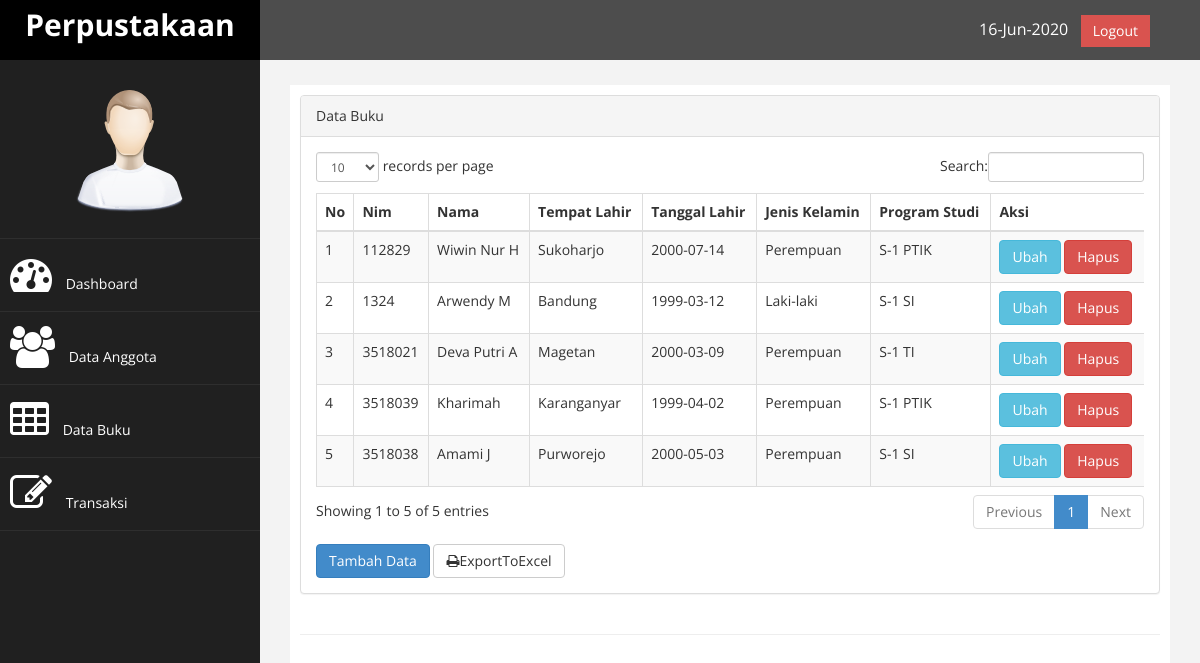
/index.php?page=anggota (signed in), run on the app's committed database.
### tables this page shows
CREATE TABLE `tb_anggota` (
  `nim` int(11) NOT NULL,
  `nama` varchar(200) NOT NULL,
  `tempat_lahir` varchar(100) NOT NULL,
  `tgl_lahir` date NOT NULL,
  `jk` enum('l','p') NOT NULL,
  `prodi` varchar(50) NOT NULL
);

### page/anggota/anggota.php (the view)
<div class="row">
                <div class="col-md-12">
                    <div class="panel panel-default">
                        <div class="panel-heading">
                             Data Buku
                        </div>
                        <div class="panel-body">
                            <div class="table-responsive">
                                <table class="table table-striped table-bordered table-hover" id="dataTables-example">
                                    <thead>
                                        <tr>
                                            <th>No</th>
                                            <th>Nim</th>
                                            <th>Nama</th>
                                            <th>Tempat Lahir</th>
                                            <th>Tanggal Lahir</th>
                                            <th>Jenis Kelamin</th>
											<th>Program Studi</th>
											<?php
											if (isset ($_SESSION['admin'])) { ?>
											<th>Aksi</th>
											<?php } ?>
                                        </tr>
                                    </thead>
                                    <tbody>
										<?php
											$no = 1;
											$sql = $koneksi->query("select * from tb_anggota");
											while ($data=$sql->fetch_assoc()) {
                                            $jk = ($data['jk'] == 'l')?"Laki-laki":"Perempuan";
										?>
										<tr>
                                            <td><?php echo $no++; ?></td>
                                            <td><?php echo $data['nim'];?></td>
											<td><?php echo $data['nama'];?></td>
											<td><?php echo $data['tempat_lahir'];?></td>
											<td><?php echo $data['tgl_lahir'];?></td>
											<td><?php echo $jk;?></td>
											<td><?php echo $data['prodi'];?></td>
											<?php
											if (isset ($_SESSION['admin'])) { ?>
											<td>
												<a href="?page=anggota&aksi=ubah&id=<?php echo $data['nim']; ?>" class="btn btn-info" >Ubah</a>
												<a onclick="return confirm('Hapus data ini?')"href="?page=anggota&aksi=hapus&id=<?php echo $data['nim']; ?>" class="btn btn-danger" >Hapus</a>
											</td>
											<?php } ?>
										</tr>
										<?php } ?>
									</tbody>
								</table>
								</div>
								<a href="?page=anggota&aksi=tambah" class="btn btn-primary" style="margin-top: 8px;">Tambah Data</a>
								<a href="./laporan/laporan_anggota_excel.php" target="blank" class="btn btn-default" style="margin-top: 8px"><i class="fa fa-print"></i>ExportToExcel</a>
								</div>
						</div>
					</div>
		</div>

### index.php (shortened to what this page needs)
<?php
	$koneksi = new mysqli ("localhost","root","","db_perpustakaan");
    if (isset($_SESSION['admin']) || isset ($_SESSION['user'])){
?>
<!DOCTYPE html>
<html xmlns="http://www.w3.org/1999/xhtml">
<head>
    <link href="assets/css/bootstrap.css" rel="stylesheet" />
    <link href="assets/css/font-awesome.css" rel="stylesheet" />
    <link href="assets/css/custom.css" rel="stylesheet" />
   <link href="assets/js/dataTables/dataTables.bootstrap.css" rel="stylesheet" />
</head>
<body>
    <div id="wrapper">
        <nav class="navbar navbar-default navbar-cls-top " role="navigation" style="margin-bottom: 0">
            <div class="navbar-header">
                <a class="navbar-brand" href="index.php">Perpustakaan</a>
            </div>
  <div style="color: white;
padding: 15px 50px 5px 50px;
float: right;
font-size: 16px;"> <?php echo date('d-M-Y'); ?> &nbsp; <a href="logout.php" class="btn btn-danger square-btn-adjust">Logout</a> </div>
        </nav>
                <nav class="navbar-default navbar-side" role="navigation">
            <div class="sidebar-collapse">
                <ul class="nav" id="main-menu">
				<li class="text-center">
                    <img src="assets/img/find_user.png" class="user-image img-responsive"/>
					</li>
                    <li>
                        <a  href="index.php"><i class="fa fa-dashboard fa-3x"></i> Dashboard</a>
                    </li>
					<li>
                        <a  href="?page=anggota"><i class="fa fa-users fa-3x"></i> Data Anggota</a>
                    </li>
					<li>
                        <a  href="?page=buku"><i class="fa fa-table fa-3x"></i> Data Buku</a>
                    </li>
					<li>
                        <a  href="?page=transaksi"><i class="fa fa-edit fa-3x"></i> Transaksi</a>
                    </li>
                </ul>
            </div>
        </nav>
        <div id="page-wrapper" >
            <div id="page-inner">
                <div class="row">
                    <div class="col-md-12">
						<?php
							@$page = $_GET['page'];
							@$aksi = $_GET['aksi'];
							if ($page == "buku") {
								if ($aksi == "") {
									include "page/buku/buku.php";
								}elseif ($aksi== "tambah") {
									include "page/buku/tambah.php";
								}elseif ($aksi== "ubah") {
									include "page/buku/ubah.php";
								}elseif ($aksi== "hapus") {
                                    include "page/buku/hapus.php";
                                }
							}elseif ($page == "anggota") {
								if ($aksi == "") {
									include "page/anggota/anggota.php";
								}elseif ($aksi == "tambah") {
                                    include "page/anggota/tambah.php";
                                }elseif ($aksi == "ubah") {
                                    include "page/anggota/ubah.php";
                                }elseif ($aksi == "hapus") {
                                    include "page/anggota/hapus.php";
                                }
							}elseif($page==""){
                                include "home.php";
                            }
						?>
                    </div>
                </div>
                 <hr />
    </div>
            </div>
        </div>
</body>
</html>
<?php
        }else{
            header("location:login.php");
        }
?>

### assets/css/custom.css (style rules this page uses)
body { font-family: 'Open Sans', sans-serif; }
#wrapper { width: 100%; background:#202020; }
#page-wrapper { padding: 15px 15px; min-height: 600px; background:#F3F3F3; }
#page-inner { width:100%; margin:10px 20px 10px 0px; background-color:#fff!important; padding:10px; min-height:1200px; }
.text-center { text-align:center; }
.square-btn-adjust { border: 0px solid transparent; -webkit-border-radius: 0px; -moz-border-radius: 0px; border-radius: 0px; }
.user-image { margin: 25px auto; -webkit-border-radius: 10px; -moz-border-radius: 10px; border-radius: 10px; max-height:170px; max-width:170px; }
.navbar-cls-top .navbar-brand { color: #fff; background: grey; width: 260px; text-align: center; height: 60px; font-size: 30px; font-weight: 700; }
.sidebar-collapse , .sidebar-collapse .nav { background:none; }
.sidebar-collapse .nav { padding:0; }
.sidebar-collapse .nav > li > a { color:#fff; background:#202020; text-shadow:none; }
.sidebar-collapse > .nav > li > a { padding:15px 10px; }
.sidebar-collapse > .nav > li { border-bottom: 1px solid rgba(107, 108, 109, 0.19); }
.navbar-side { border:none; background-color: #202020; }
.navbar-cls-top { background:#4D4D4D; border-bottom:none; }
.navbar-default { border:0px solid black; }
.navbar-header { background: blue; }
.nav > li > a > i { margin-right:10px; }
@media (min-width:768px) { #page-wrapper { margin: 0 0 0 260px; padding: 15px 30px; min-height: 1200px; } }
@media (min-width:768px) { .navbar-side { z-index: 1; position: absolute; width: 260px; } }
@media (min-width:768px) { .navbar { border-radius: 0px; } }

### data on the page
tb_anggota: nim "112829", nama "Wiwin Nur H", tempat_lahir "Sukoharjo", tgl_lahir "2000-07-14", jk "Perempuan", prodi "S-1 PTIK"
tb_anggota: nim "1324", nama "Arwendy M", tempat_lahir "Bandung", tgl_lahir "1999-03-12", jk "Laki-laki", prodi "S-1 SI"
tb_anggota: nim "3518021", nama "Deva Putri A", tempat_lahir "Magetan", tgl_lahir "2000-03-09", jk "Perempuan", prodi "S-1 TI"
tb_anggota: nim "3518039", nama "Kharimah", tempat_lahir "Karanganyar", tgl_lahir "1999-04-02", jk "Perempuan", prodi "S-1 PTIK"
tb_anggota: nim "3518038", nama "Amami J", tempat_lahir "Purworejo", tgl_lahir "2000-05-03", jk "Perempuan", prodi "S-1 SI"
